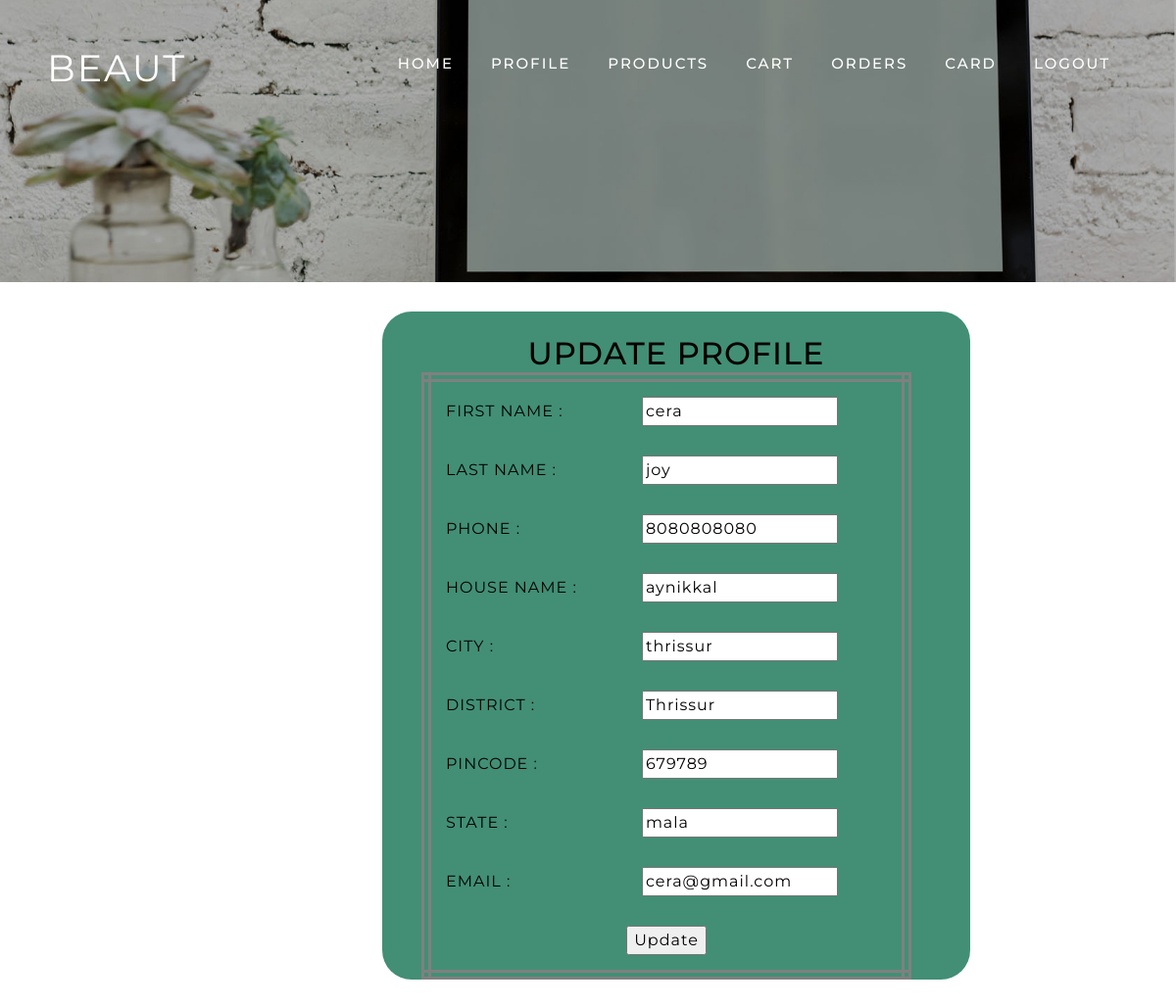
The page /customer/profile.php (signed in) on the database its author committed.
### tables this page shows
CREATE TABLE IF NOT EXISTS `tbl_customer` (
  `id` int(11) NOT NULL AUTO_INCREMENT,
  `fname` varchar(50) NOT NULL,
  `lname` varchar(30) NOT NULL,
  `phone` varchar(50) NOT NULL,
  `housename` varchar(30) NOT NULL,
  `city` varchar(30) NOT NULL,
  `district` varchar(30) NOT NULL,
  `pincode` int(11) NOT NULL,
  `state` varchar(30) NOT NULL,
  `email` varchar(50) NOT NULL,
  `status` varchar(50) NOT NULL,
  PRIMARY KEY (`id`)
);

### customer/profile.php (the view, shortened to what this page needs)
<?php
include 'customerbase.php';
?>
<!DOCTYPE html>
<html>
<head>
</head>
<body>
<div style="margin: 30px;margin-left:390px;">
    <div style="width: 600px;background-color: rgb(66, 143, 117);border-radius: 30px;color: black;">
        <br>
<h2 style="text-align:center">UPDATE PROFILE</h2>
<form method="post">
<?php
    include '../connection.php';
    $userid=$_SESSION['id'];
    $sql="select * from tbl_customer where id='$userid'";
    $run=mysqli_query($conn,$sql);
    $row=mysqli_fetch_array($run);
    ?>
<table style="margin-left:40px;border:10px double gray;border-radius:20px;width:500px;">
    <tr><td>FIRST NAME     :</td><td><input type="text" name="b" value="<?php echo $row['fname'];?>"></td></tr>
    <tr><td>LAST NAME     :</td><td><input type="text" name="c" value="<?php echo $row['lname'];?>"></td></tr>
    <tr><td>PHONE		 :</td><td><input type="text" name="d" value="<?php echo $row['phone'];?>"></td></tr>
    <tr><td>HOUSE NAME     :</td><td><input type="text" name="e" value="<?php echo $row['housename'];?>"></td></tr>
    <tr><td>CITY     :</td><td><input type="text" name="f" value="<?php echo $row['city'];?>"></td></tr>
    <tr><td>DISTRICT     :</td><td><input type="text" name="g" value="<?php echo $row['district'];?>"></td></tr>
    <tr><td> PINCODE    :</td><td><input type="text" name="h" value="<?php echo $row['pincode']; ?>" ></td></tr>
    <tr><td> STATE    :</td><td><input type="text" name="i" value="<?php echo $row['state']; ?>" ></td></tr>
    <tr><td> EMAIL    :</td><td><input type="text" name="j" value="<?php echo $row['email']; ?>" readonly></td></tr>
    <tr><td colspan="2" align="center"><input type="submit" name="upload3" value="Update"></td></tr>
 </table>
    </div></div>
</body>
</html>

### web/css/style.css (style rules this page uses)
html, body { padding: 0; margin: 0; background: #fff; letter-spacing: 1px; font-family: 'Montserrat', sans-serif; }
input[type="button"], input[type="submit"] { transition: 0.5s all; -webkit-transition: 0.5s all; -moz-transition: 0.5s all; -o-transition: 0.5s all; -ms-transition: 0.5s all; letter-spacing: 1px; font-family: 'Montserrat', sans-serif; }
select,input[type="email"],input[type="text"],input[type=password], input[type="button"],input[type="submit"],textarea { font-family: 'Montserrat', sans-serif; transition:0.5s all; -webkit-transition:0.5s all; -moz-transition:0.5s all; -o-transition:0.5s all; -ms-transition:0.5s all; letter-spacing: 1px; }
h1, h2, h3, h4, h5, h6 { margin: 0; padding: 0; font-family: 'Montserrat', sans-serif; letter-spacing: 1px; }

### customer/profile.php (style rules this page uses)
td,th { padding:15px; }

### rows shown on the page
tbl_customer: b "cera", c "joy", d "8080808080", e "aynikkal", f "thrissur", g "Thrissur", h "679789", i "mala", j "cera@gmail.com"
